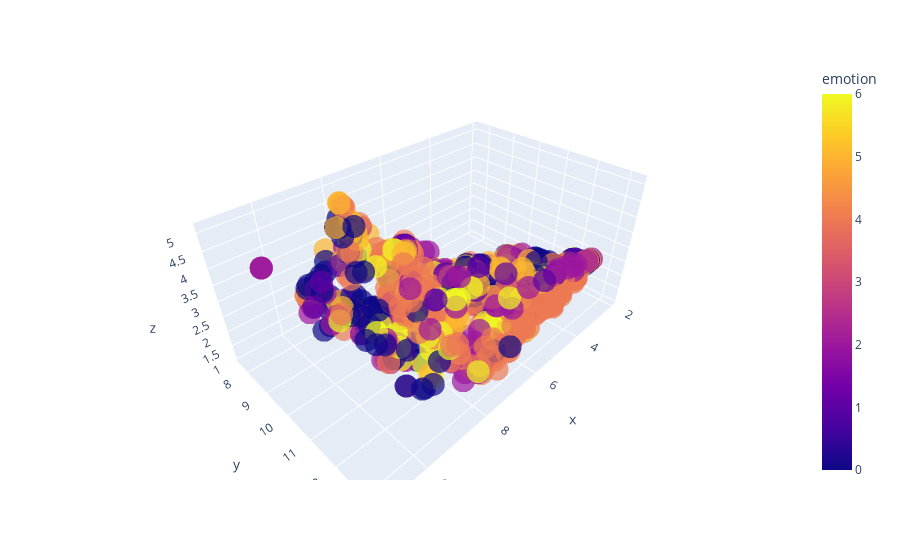

Source (notebook cell):
### Code cell
# !pip install plotly==5.14.1
import plotly.express as px

df = pd.DataFrame(cluster, columns = ['x','y','z'])
df['emotion'] = actual
fig = px.scatter_3d(df, x='x', y='y', z='z',
                    color='emotion',
                    #   symbol='emotion',
                    size_max=2,
                    opacity=0.7,
              )
fig.show()

### Figure 1 — Plotly figure (JSON) as saved in the notebook; plotly's stock layout.template omitted (floating-point values rounded to 4 significant figures; data arrays with more than 128 entries replaced by an {"elided": "..."} marker saying what was removed)
{"data": [{"hovertemplate": "x=%{x}<br>y=%{y}<br>z=%{z}<br>emotion=%{marker.color}<extra></extra>", "legendgroup": "", "marker": {"color": {"elided": "1437 int values"}, "coloraxis": "coloraxis", "opacity": 0.7, "symbol": "circle"}, "mode": "markers", "name": "", "scene": "scene", "showlegend": false, "type": "scatter3d", "x": {"elided": "1437 float values"}, "y": {"elided": "1437 float values"}, "z": {"elided": "1437 float values"}}], "layout": {"coloraxis": {"colorbar": {"title": {"text": "emotion"}}, "colorscale": [[0, "#0d0887"], [0.1111, "#46039f"], [0.2222, "#7201a8"], [0.3333, "#9c179e"], [0.4444, "#bd3786"], [0.5556, "#d8576b"], [0.6667, "#ed7953"], [0.7778, "#fb9f3a"], [0.8889, "#fdca26"], [1, "#f0f921"]]}, "legend": {"tracegroupgap": 0}, "margin": {"t": 60}, "scene": {"domain": {"x": [0, 1], "y": [0, 1]}, "xaxis": {"title": {"text": "x"}}, "yaxis": {"title": {"text": "y"}}, "zaxis": {"title": {"text": "z"}}}}}
